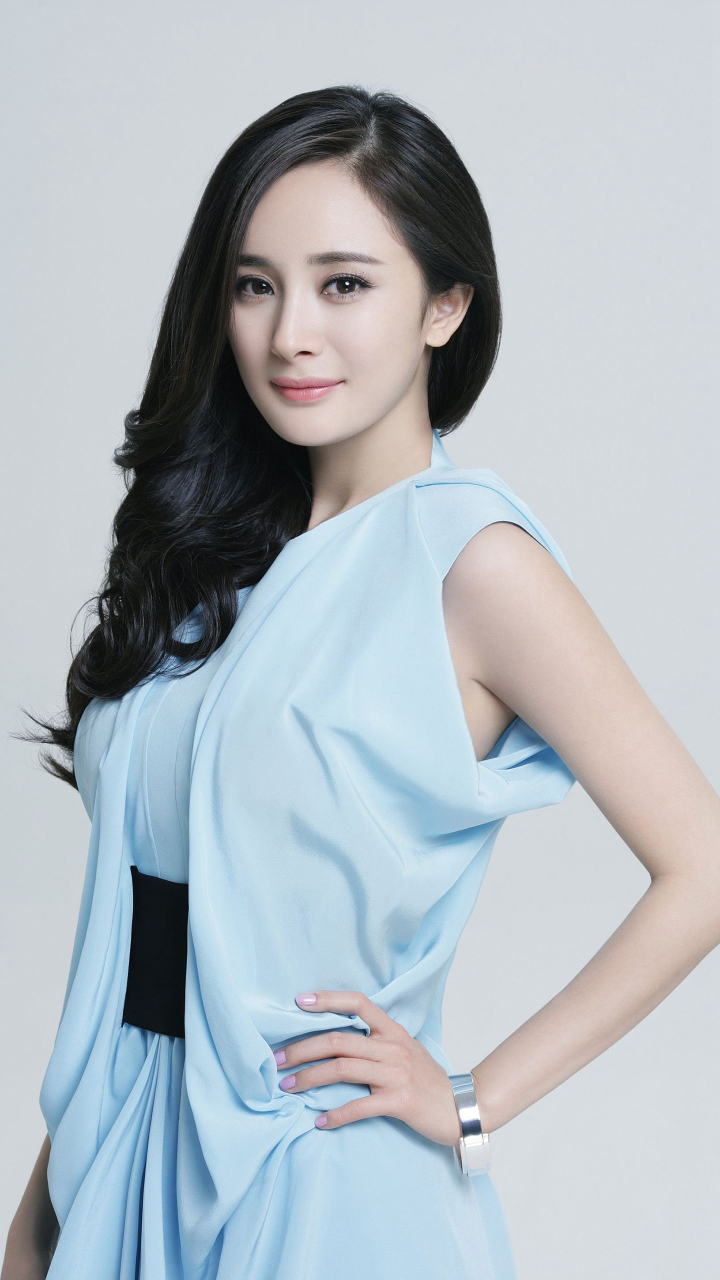
#> input picture damimi.jpg, 1440 x 2560 px, found by its file name (shown at 1/2 size)
$ python image_blend.py
#> lines starting #> are read from the running program, lines starting #| are printed output that depends on the picture
import cv2
import numpy as np

img0 = cv2.imread("H:\\Files\\image_process\\damimi.jpg",1)
#> img0 is the input picture: shape (2560, 1440, 3); mean B, G, R 191.7, 185.1, 176.6
img1 = cv2.imread("H:\\Files\\image_process\\anglebaby.jpg",1)
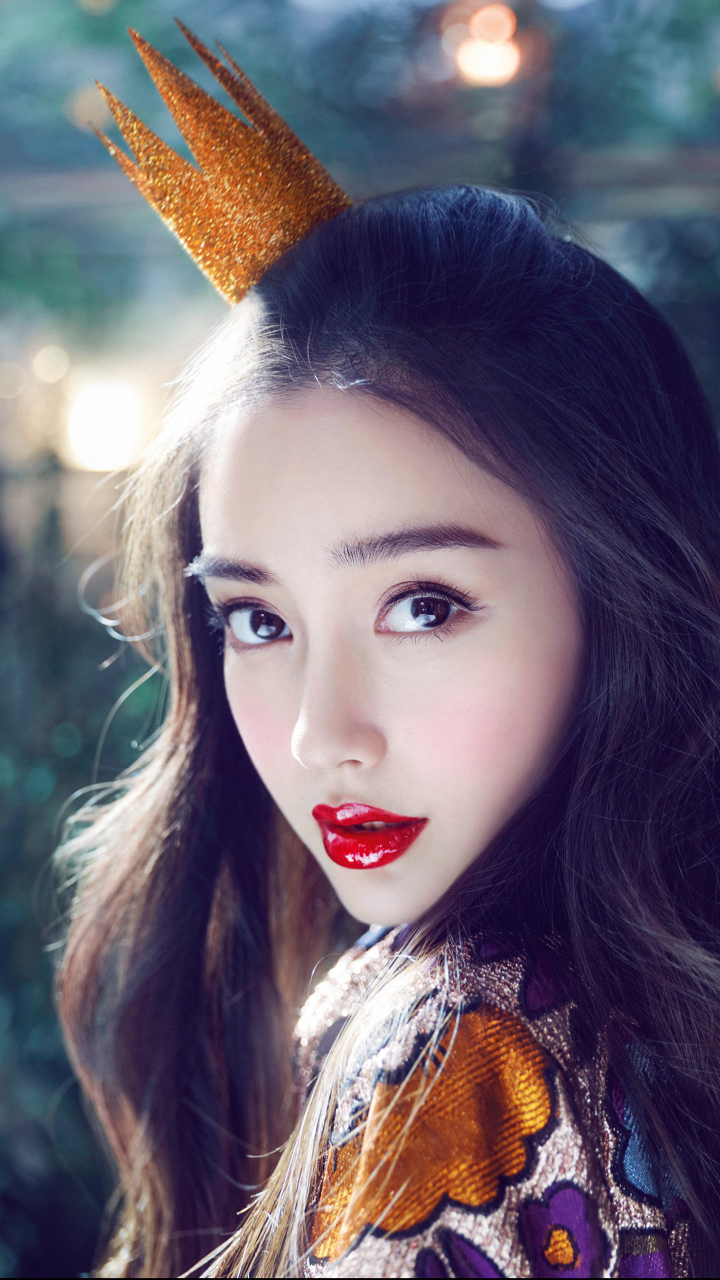
#> input picture anglebaby.jpg, 1440 x 2560 px, found by its file name (shown at 1/2 size)
#> img1 is the input picture: shape (2560, 1440, 3); mean B, G, R 111.9, 97.8, 106.5
imgInfo = img0.shape
#> imgInfo = (2560, 1440, 3)
height = imgInfo[0]
#> height = 2560
widht = imgInfo[1]
#> widht = 1440
# ROI
roiH = int(height/2)
#> roiH = 1280
roiW = int(widht/2)
#> roiW = 720
img0ROI = img0[0:roiH,0:roiW]
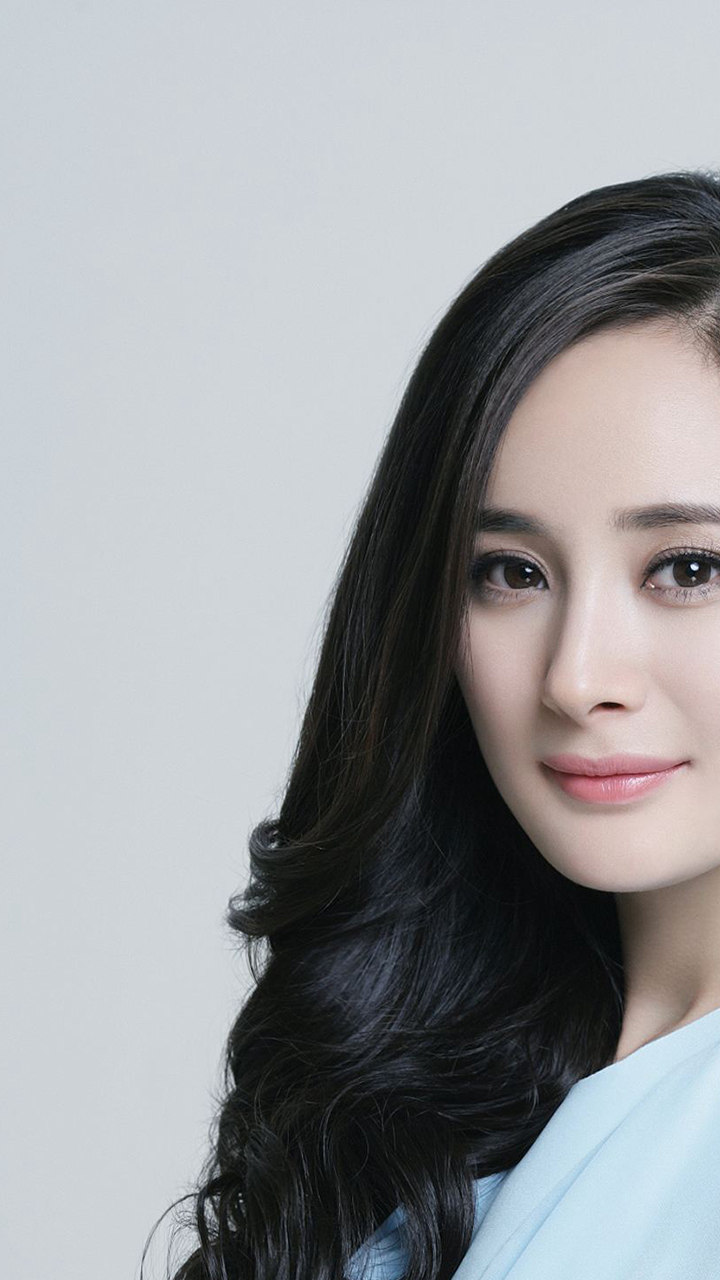
#> img0ROI: shape (1280, 720, 3); mean B, G, R 157, 154.3, 152.5
img1ROI = img1[0:roiH,0:roiW]
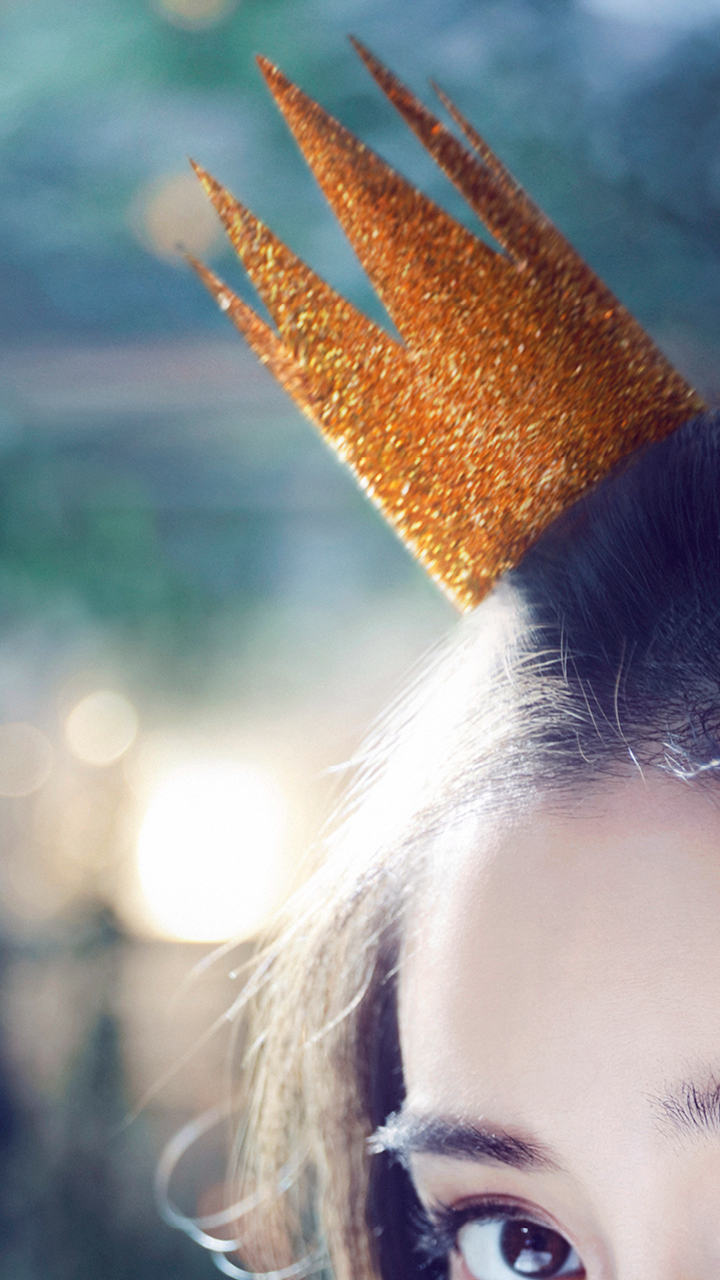
#> img1ROI: shape (1280, 720, 3); mean B, G, R 145.7, 146.1, 146.6
# dst
# dst = np.zeros((roiH,roiW,3),np.uint8)
dst = cv2.addWeighted(img0ROI,0.5,img1ROI,0.5,0)#add src1*a+src2*(1-a)
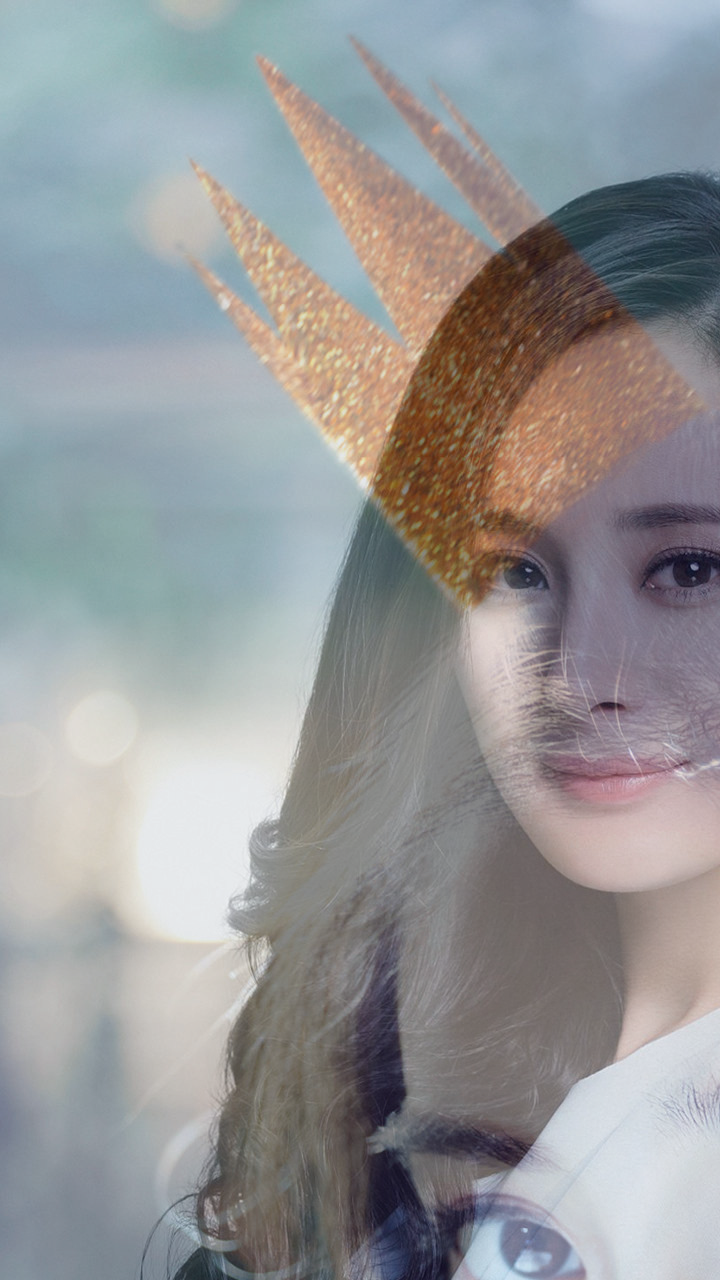
#> dst: shape (1280, 720, 3); mean B, G, R 151.4, 150.2, 149.6
cv2.namedWindow("src",0)
cv2.resizeWindow("src",240,480)
cv2.imshow("src",dst)
cv2.waitKey(0)
